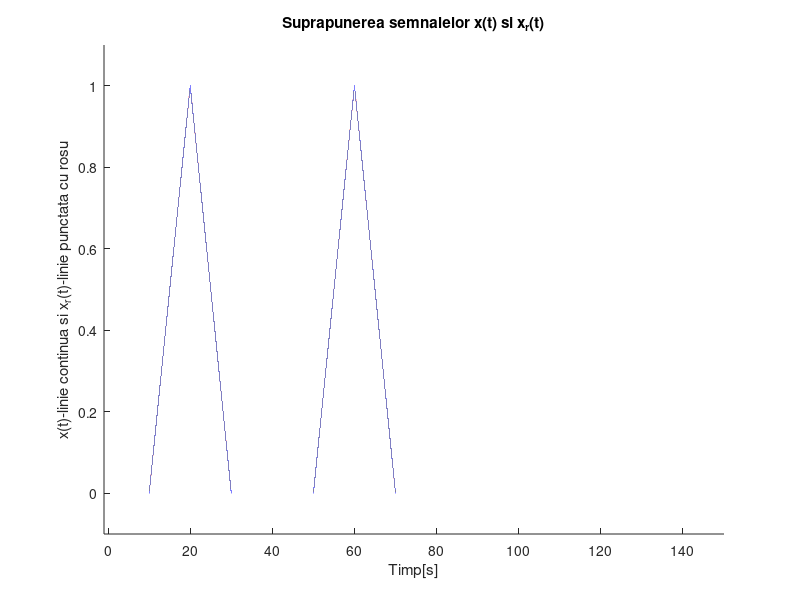
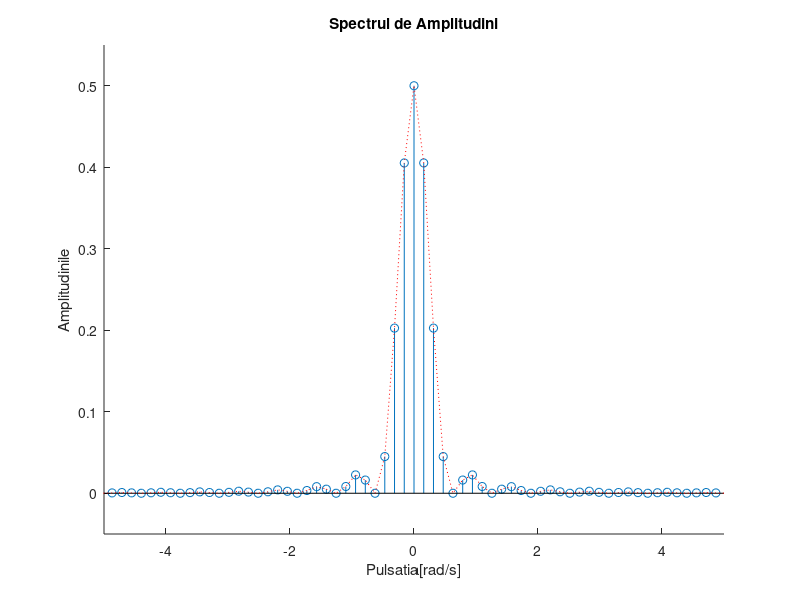

The MATLAB script that drew these images, in order:

D=8;   %semanal triunghiular de durata D=8
T=40; %perioada semnalului
f=1/T; %frecventa semnalului
w=2*pi*f; %pulsatia semnalului
rezolutia=0.0001; % rezolutie temporara de 0.1 ms
t=0:rezolutia:2*T;% t porneste de la  0,cu pasul de 0.0001, afisand 2 perioade 
N=50; %numarul de coeficienti
x=(sawtooth(w*t,0.5)+abs(sawtooth(w*t,0.5)))/2;
 %semnal triunghiular redresat monoalternanta de perioada T=40s
C = zeros(1,2*N+1);
%initializam vectorul de coeficienti cu valori nule
for n = -N:N
    C(n+N+1) = 1/T * integral(@(t)(1/2*sawtooth(w*t,0.5)+1/2*abs(sawtooth(w*t,0.5))).*exp(-1j*n*w*t),0,T) ;
    %calculul coeficientiilor 
end
%calculul seriei reconstruite cu numar finit de coeficienti
x_r = 0;
for n = -N:N
    x_r = x_r + C(n+N+1)*exp(1j*n*w*t) ;
end
figure(1);
hold on
plot(t,x);%reprezentarea semnalului initial
plot(t,real(x_r),':r',t,imag(x_r),':r');%reprezentarea semnalului reconstruit
%:r inseamna linie punctata cu rosu
axis([-1 150 -0.1 1.1])
xlabel('Timp[s]');
ylabel('x(t)-linie continua si x_r(t)-linie punctata cu rosu');
title('Suprapunerea semnalelor x(t) si x_r(t)')
hold off
%prin hold on/off se pot reprezenta mai multe grafice in acelasi sistem
figure(2);
hold on
stem((-N:N)*w,2*abs(C));
%stem-fucntie pt reprezentarea valorilor discrete
plot((-N:N)*w,2*abs(C),':r')
xlabel('Pulsatia[rad/s]');
ylabel('Amplitudinile');
axis([-5 5 -0.05 0.55])
title('Spectrul de Amplitudini');
hold off
%conform SF (SFT, SFA si SFC) orice
%semnal periodic poate fi aproximat printr-o suma infinita de sinusuri
%si cosinusuri de diferite frecvente 
%acesti coeficienti reprezinta practic spectrul 
%semnalul reconstruit are aceeasi forma ca
%semnalul original, cu mici diferente de rigoare. Cu cat creste
%numarul  coeficientilor SF, diferenta va fi din ce in ce mai
%mica. 